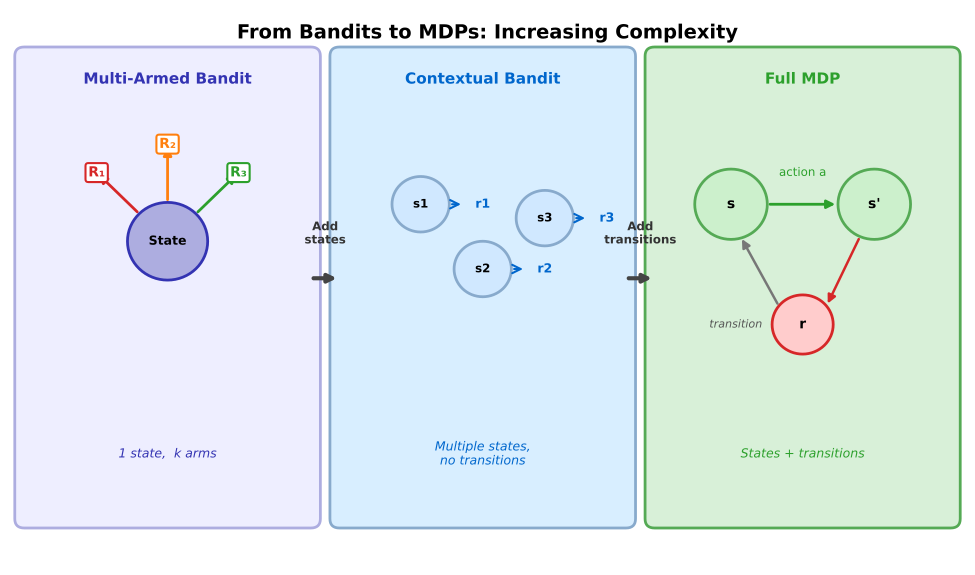

Recreate this plot in Python.
import sys
from pathlib import Path
sys.path.insert(0, str(Path(__file__).resolve().parents[3] / 'templates'))
from chart_style import apply_style, COLORS, MLPURPLE, MLBLUE, MLORANGE, MLGREEN, MLRED, MLLAVENDER
apply_style()

import matplotlib.pyplot as plt
from matplotlib.patches import FancyBboxPatch, FancyArrowPatch, Circle
import numpy as np

fig, ax = plt.subplots(figsize=(10, 6))
ax.set_xlim(0, 10)
ax.set_ylim(0, 6)
ax.axis('off')
ax.grid(False)

# ── Zone background rectangles ─────────────────────────────────────────────
zones = [
    (0.15, 0.5, 3.0, 5.0, MLLAVENDER,  '#EEEEFF', 'Multi-Armed\nBandit'),
    (3.45, 0.5, 3.0, 5.0, '#88AACC',   '#D8EEFF', 'Contextual\nBandit'),
    (6.75, 0.5, 3.1, 5.0, '#55AA55',   '#D8F0D8', 'Full MDP'),
]
for x0, y0, w, h, ec, fc, _ in zones:
    bg = FancyBboxPatch((x0, y0), w, h,
                        boxstyle="round,pad=0.1",
                        edgecolor=ec, facecolor=fc, linewidth=2, zorder=1)
    ax.add_patch(bg)

# ── Zone titles ────────────────────────────────────────────────────────────
ax.text(1.65, 5.25, 'Multi-Armed Bandit',
        ha='center', va='center', fontsize=11, fontweight='bold', color=MLPURPLE)
ax.text(4.95, 5.25, 'Contextual Bandit',
        ha='center', va='center', fontsize=11, fontweight='bold', color=MLBLUE)
ax.text(8.30, 5.25, 'Full MDP',
        ha='center', va='center', fontsize=11, fontweight='bold', color=MLGREEN)

# ── helpers ────────────────────────────────────────────────────────────────
def node(ax, cx, cy, r, label, ec, fc, fs=9.5):
    circ = Circle((cx, cy), r, edgecolor=ec, facecolor=fc, linewidth=2, zorder=3)
    ax.add_patch(circ)
    ax.text(cx, cy, label, ha='center', va='center',
            fontsize=fs, fontweight='bold', zorder=4)

def farrow(ax, x0, y0, x1, y1, color, lw=1.8, style='-|>'):
    arr = FancyArrowPatch((x0, y0), (x1, y1),
                          arrowstyle=style, mutation_scale=12,
                          linewidth=lw, color=color, zorder=2)
    ax.add_patch(arr)

# ── Zone 1: Multi-Armed Bandit ─────────────────────────────────────────────
node(ax, 1.65, 3.5, 0.42, 'State', MLPURPLE, MLLAVENDER, fs=9)

# Three arms fanning out
arm_angles = [135, 90, 45]
arm_labels = ['R₁', 'R₂', 'R₃']
arm_colors = [MLRED, MLORANGE, MLGREEN]
for angle, rlbl, color in zip(arm_angles, arm_labels, arm_colors):
    rad = np.radians(angle)
    ex = 1.65 + 1.05 * np.cos(rad)
    ey = 3.5  + 1.05 * np.sin(rad)
    farrow(ax, 1.65 + 0.42*np.cos(rad), 3.5 + 0.42*np.sin(rad),
           ex, ey, color=color, lw=2.0)
    ax.text(ex, ey, rlbl, ha='center', va='center',
            fontsize=10, fontweight='bold', color=color,
            bbox=dict(boxstyle='round,pad=0.2', facecolor='white',
                      edgecolor=color, linewidth=1.5))

ax.text(1.65, 1.2, '1 state,  k arms', ha='center', va='center',
        fontsize=9, color=MLPURPLE, fontstyle='italic')

# ── Zone 2: Contextual Bandit ─────────────────────────────────────────────
s_xs = [4.3, 4.95, 5.6]
s_ys = [3.9, 3.2, 3.75]
for i, (sx, sy) in enumerate(zip(s_xs, s_ys)):
    node(ax, sx, sy, 0.30, f's{i+1}', '#88AACC', '#D0E8FF', fs=8.5)
    # Arrow to action and reward
    ax.annotate('', xy=(sx + 0.45, sy - 0.0),
                xytext=(sx + 0.30, sy),
                arrowprops=dict(arrowstyle='->', color=MLBLUE, lw=1.5))
    ax.text(sx + 0.65, sy, f'r{i+1}', ha='center', va='center',
            fontsize=9, color=MLBLUE, fontweight='bold')

ax.text(4.95, 1.2, 'Multiple states,\nno transitions',
        ha='center', va='center', fontsize=9, color=MLBLUE, fontstyle='italic')

# ── Zone 3: Full MDP ───────────────────────────────────────────────────────
# s → action → s' → reward loop
mx_s,  my_s  = 7.55, 3.9
mx_sp, my_sp = 9.05, 3.9
mx_r,  my_r  = 8.30, 2.6

node(ax, mx_s,  my_s,  0.38, 's',   '#55AA55', '#CCF0CC', fs=10)
node(ax, mx_sp, my_sp, 0.38, "s'",  '#55AA55', '#CCF0CC', fs=10)
node(ax, mx_r,  my_r,  0.32, 'r',   MLRED,     '#FFCCCC', fs=10)

# s --(a)--> s'
farrow(ax, mx_s + 0.38, my_s, mx_sp - 0.38, my_sp, color=MLGREEN, lw=2.0)
ax.text(8.30, my_s + 0.28, 'action a', ha='center', va='bottom',
        fontsize=8.5, color=MLGREEN)

# s' --> r
farrow(ax, mx_sp - 0.15, my_sp - 0.35, mx_r + 0.25, my_r + 0.2,
       color=MLRED, lw=1.8)

# r --> s (loop back)
farrow(ax, mx_r - 0.25, my_r + 0.2, mx_s + 0.1, my_s - 0.35,
       color='#777777', lw=1.8)
ax.text(7.6, 2.6, 'transition', ha='center', va='center',
        fontsize=8, color='#555555', fontstyle='italic')

ax.text(8.30, 1.2, 'States + transitions',
        ha='center', va='center', fontsize=9, color=MLGREEN, fontstyle='italic')

# ── Large arrows between zones ─────────────────────────────────────────────
farrow(ax, 3.15, 3.1, 3.45, 3.1, color='#444444', lw=3.0, style='-|>')
ax.text(3.3, 3.45, 'Add\nstates', ha='center', va='bottom',
        fontsize=8.5, fontweight='bold', color='#333333')

farrow(ax, 6.45, 3.1, 6.75, 3.1, color='#444444', lw=3.0, style='-|>')
ax.text(6.6, 3.45, 'Add\ntransitions', ha='center', va='bottom',
        fontsize=8.5, fontweight='bold', color='#333333')

# ── Title ──────────────────────────────────────────────────────────────────
ax.text(5.0, 5.75, 'From Bandits to MDPs: Increasing Complexity',
        ha='center', va='center', fontsize=14, fontweight='bold')

plt.tight_layout()
plt.savefig(Path(__file__).parent / 'chart.pdf', bbox_inches='tight', dpi=150)
plt.close()
print("Saved: 24_bandit_to_mdp_progression/chart.pdf")
